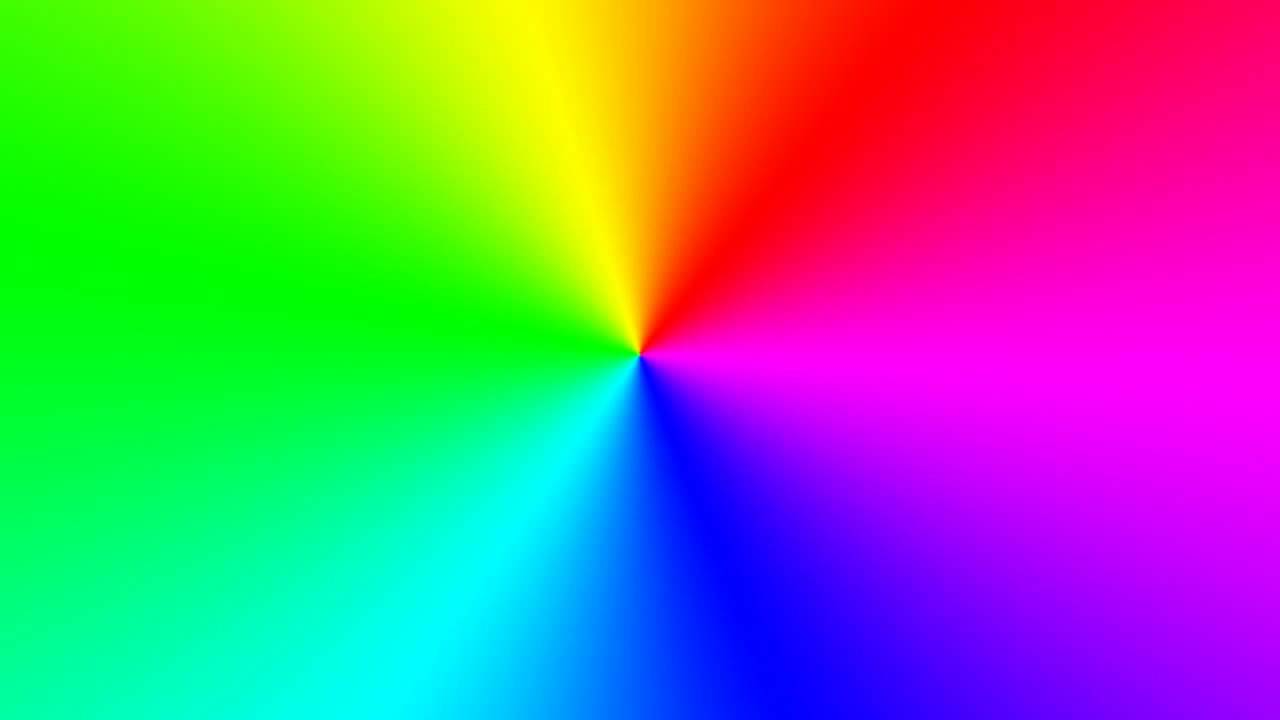
#> input picture Main colours/maxresdefault.jpg, 1280 x 720 px
$ python mainColours.py --image maxresdefault.jpg
#> lines starting #> are read from the running program, lines starting #| are printed output that depends on the picture
# pip install -U scikit-learn

#usage
# python color_mask.py --image maxresdefault.jpg

import numpy as np
import argparse
import cv2
import time


timer1 = time.time()

# construct the argument parse and parse the arguments
ap = argparse.ArgumentParser()
ap.add_argument("-i", "--image", help = "path to the image")
args = vars(ap.parse_args())

# load the image
image = cv2.imread(args["image"])
#> image is the input picture: shape (720, 1280, 3); mean B, G, R 130.5, 127.8, 120.6

# h, w, _ = image.shape # aspect ratio
rH = 120
rW = 160
resizedImg = cv2.resize(image, (rW,rH))
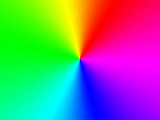
#> resizedImg: shape (120, 160, 3); mean B, G, R 130.6, 127.8, 120.7


# cv2.imshow("Main colours", resizedImgToShow)

# Reshape the image to be a list of pixels
# print(resizedImg)
# resizedImageArray = resizedImg.reshape((resizedImg.shape[0] * resizedImg.shape[1], 3))


sensitivity = 20
pxAmmount = rW * rH * 3
for x in range(rH):
	for y in range(rW):
		for z in range(3):
			if((resizedImg[x][y][z]%sensitivity) != 0):
				resizedImg[x][y][z] = int(resizedImg[x][y][z]/sensitivity)*sensitivity
colourArr = []

for x in range(int(rH/20)):
	blue = 0
	red = 0
	green = 0
	for y in range(rW):
		# for z in range(3):
		blue += resizedImg[x*20][y][0]
		red += resizedImg[x*20][y][1]
		green += resizedImg[x*20][y][2]
	blue = int(blue/rW)
	red = int(red/rW)
	green = int(green/rW)
	# print([blue,red,green])
	colourArr.append([blue,red,green])
#> after the loop, colourArr = [[11, 131, 197], [27, 127, 176], [57, 123, 147], [136, 119, 116], [189, 116, 74], [214, 113, 47]]

print(colourArr)
#| [[11, 131, 197], [27, 127, 176], [57, 123, 147], [136, 119, 116], [189, 116, 74], [214, 113, 47]]

# b = np.zeros([600,200,3])

# for i in range(6):
# 	for o in range(0,3):
# 		ko = i * 100
# 		b[range(ko, ko+100),:,o] = np.full((100,200), colourArr[i][o]) # 1111111111111111111111111
# 		# print(b[1])
# 		# print(i)
# 		# print(colourArr[i][o])


# # print(b[range(ko, ko+100),:,o])
# cv2.imshow("b", b)


# Create a black image
img = np.zeros((600,100,3), np.uint8)
# Draw a diagonal blue line with thickness of 5 px
# cv2.line(img,(0,0),(511,511),(255,0,0),5)
for i in range(6):
	# for o in range(0,3):
	cv2.circle(img,(50,50+100*i), 50, (colourArr[i][0],colourArr[i][1],colourArr[i][2]), -1)
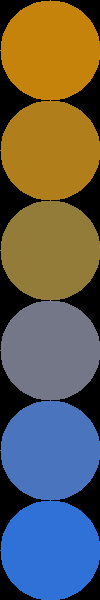
#> img: shape (600, 100, 3); mean of channels 0, 1, 2 82.9, 95.3, 99; drawn as B, G, R

cv2.imshow("b", img)

# [13 lines of commented-out code are left out]
resizedImgToShow = cv2.resize(resizedImg, (640, 480))

cv2.imshow("Image", resizedImgToShow)

# print(resizedImageArray[0][1])

timer2 = time.time() - timer1

print(timer2)

cv2.waitKey(0)

# define the list of boundaries
# boundaries = [
# 	([17, 15, 100], [50, 56, 200]), #brg
# 	([86, 31, 4], [220, 88, 50]),
# 	([25, 146, 190], [62, 174, 250]),
# 	([103, 86, 65], [145, 133, 128])
# ]

# # loop over the boundaries
# for (lower, upper) in boundaries:
# 	# create NumPy arrays from the boundaries
# 	lower = np.array(lower, dtype = "uint8")
# 	upper = np.array(upper, dtype = "uint8")

# 	# find the colors within the specified boundaries and apply
# 	# the mask
# 	mask = cv2.inRange(image, lower, upper)
# 	output = cv2.bitwise_and(image, image, mask = mask)

# 	# show the images
# 	cv2.imshow("images", np.hstack([image, output]))
# 	cv2.waitKey(0)
